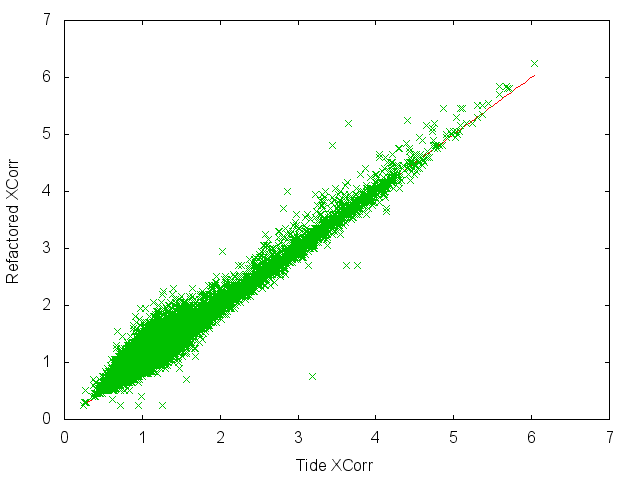

Recreate this plot in gnuplot.
set output "/dev/null"
set terminal png
set xlabel "Tide XCorr"
set ylabel "Refactored XCorr"
plot x notitle with lines
replot "plots/xcorr.refactored.txt" using 4:5 notitle
set output
replot
